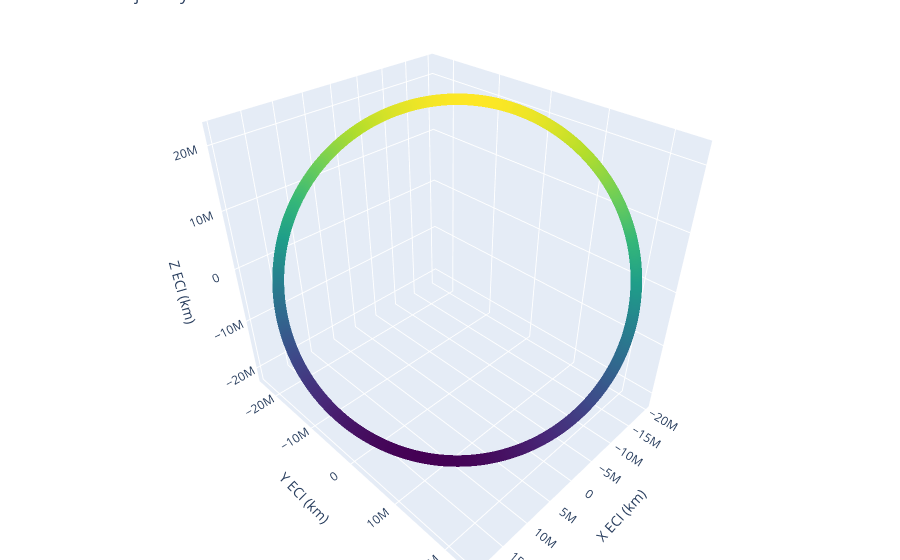

Source (notebook cell):
### Code cell
import plotly.graph_objects as go

# Assuming 'df' is your DataFrame containing the ECI coordinates
x_eci = df['pos_x_eci']
y_eci = df['pos_y_eci']
z_eci = df['pos_z_eci']

# Create a 3D scatter plot
fig = go.Figure(data=[go.Scatter3d(x=x_eci, y=y_eci, z=z_eci, mode='markers',
                                   marker=dict(size=4, color=z_eci, colorscale='Viridis', opacity=0.8))])

# Set plot layout
fig.update_layout(title='Satellite Trajectory in ECI Coordinates',
                  scene=dict(xaxis_title='X ECI (km)',
                             yaxis_title='Y ECI (km)',
                             zaxis_title='Z ECI (km)'),
                  margin=dict(l=0, r=0, b=0, t=0))

# Show the plot
fig.show()

### Figure 1 — Plotly figure (JSON) as saved in the notebook; plotly's stock layout.template omitted (floating-point values rounded to 4 significant figures; data arrays with more than 128 entries replaced by an {"elided": "..."} marker saying what was removed)
{"data": [{"marker": {"color": {"elided": "12961 float values"}, "colorscale": [[0, "#440154"], [0.1111, "#482878"], [0.2222, "#3e4989"], [0.3333, "#31688e"], [0.4444, "#26828e"], [0.5556, "#1f9e89"], [0.6667, "#35b779"], [0.7778, "#6ece58"], [0.8889, "#b5de2b"], [1, "#fde725"]], "opacity": 0.8, "size": 4}, "mode": "markers", "type": "scatter3d", "x": {"elided": "12961 float values"}, "y": {"elided": "12961 float values"}, "z": {"elided": "12961 float values"}}], "layout": {"margin": {"b": 0, "l": 0, "r": 0, "t": 0}, "scene": {"xaxis": {"title": {"text": "X ECI (km)"}}, "yaxis": {"title": {"text": "Y ECI (km)"}}, "zaxis": {"title": {"text": "Z ECI (km)"}}}, "title": {"text": "Satellite Trajectory in ECI Coordinates"}}}
